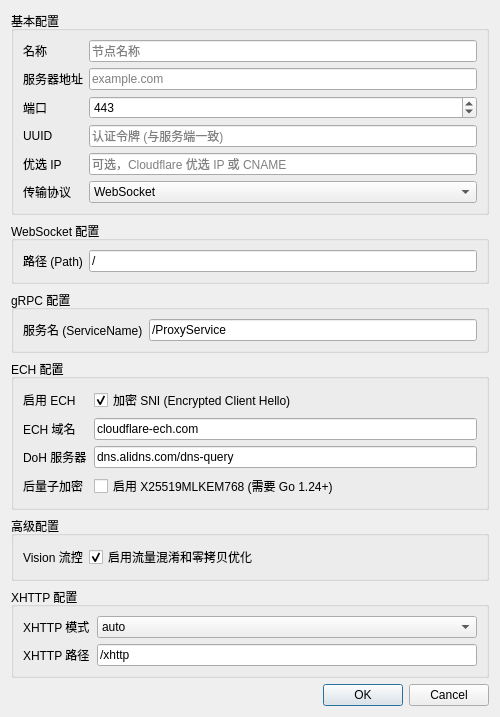
<?xml version="1.0" encoding="UTF-8"?>
<ui version="4.0">
 <class>EditNodeDialog</class>
 <widget class="QDialog" name="EditNodeDialog">
  <property name="geometry">
   <rect>
    <x>0</x>
    <y>0</y>
    <width>500</width>
    <height>550</height>
   </rect>
  </property>
  <property name="windowTitle">
   <string>编辑节点</string>
  </property>
  <layout class="QVBoxLayout" name="mainLayout">
   <!-- 基本配置 -->
   <item>
    <widget class="QGroupBox" name="basicGroup">
     <property name="title">
      <string>基本配置</string>
     </property>
     <layout class="QFormLayout" name="basicLayout">
      <item row="0" column="0">
       <widget class="QLabel" name="labelName">
        <property name="text">
         <string>名称</string>
        </property>
       </widget>
      </item>
      <item row="0" column="1">
       <widget class="QLineEdit" name="editName">
        <property name="placeholderText">
         <string>节点名称</string>
        </property>
       </widget>
      </item>
      <item row="1" column="0">
       <widget class="QLabel" name="labelAddress">
        <property name="text">
         <string>服务器地址</string>
        </property>
       </widget>
      </item>
      <item row="1" column="1">
       <widget class="QLineEdit" name="editAddress">
        <property name="placeholderText">
         <string>example.com</string>
        </property>
       </widget>
      </item>
      <item row="2" column="0">
       <widget class="QLabel" name="labelPort">
        <property name="text">
         <string>端口</string>
        </property>
       </widget>
      </item>
      <item row="2" column="1">
       <widget class="QSpinBox" name="spinPort">
        <property name="minimum">
         <number>1</number>
        </property>
        <property name="maximum">
         <number>65535</number>
        </property>
        <property name="value">
         <number>443</number>
        </property>
       </widget>
      </item>
      <item row="3" column="0">
       <widget class="QLabel" name="labelUUID">
        <property name="text">
         <string>UUID</string>
        </property>
       </widget>
      </item>
      <item row="3" column="1">
       <widget class="QLineEdit" name="editUUID">
        <property name="placeholderText">
         <string>认证令牌 (与服务端一致)</string>
        </property>
       </widget>
      </item>
      <item row="4" column="0">
       <widget class="QLabel" name="labelServerIP">
        <property name="text">
         <string>优选 IP</string>
        </property>
       </widget>
      </item>
      <item row="4" column="1">
       <widget class="QLineEdit" name="editServerIP">
        <property name="placeholderText">
         <string>可选，Cloudflare 优选 IP 或 CNAME</string>
        </property>
       </widget>
      </item>
      <item row="5" column="0">
       <widget class="QLabel" name="labelTransport">
        <property name="text">
         <string>传输协议</string>
        </property>
       </widget>
      </item>
      <item row="5" column="1">
       <widget class="QComboBox" name="comboTransport">
        <item>
         <property name="text">
          <string>WebSocket</string>
         </property>
        </item>
        <item>
         <property name="text">
          <string>gRPC</string>
         </property>
        </item>
        <item>
         <property name="text">
          <string>XHTTP</string>
         </property>
        </item>
       </widget>
      </item>
     </layout>
    </widget>
   </item>
   <!-- WebSocket 配置 -->
   <item>
    <widget class="QGroupBox" name="wsGroup">
     <property name="title">
      <string>WebSocket 配置</string>
     </property>
     <layout class="QFormLayout" name="wsLayout">
      <item row="0" column="0">
       <widget class="QLabel" name="labelWsPath">
        <property name="text">
         <string>路径 (Path)</string>
        </property>
       </widget>
      </item>
      <item row="0" column="1">
       <widget class="QLineEdit" name="editWsPath">
        <property name="text">
         <string>/</string>
        </property>
        <property name="placeholderText">
         <string>例如: /ws-path 或 /uuid</string>
        </property>
       </widget>
      </item>
     </layout>
    </widget>
   </item>
   <!-- gRPC 配置 -->
   <item>
    <widget class="QGroupBox" name="grpcGroup">
     <property name="title">
      <string>gRPC 配置</string>
     </property>
     <layout class="QFormLayout" name="grpcLayout">
      <item row="0" column="0">
       <widget class="QLabel" name="labelGrpcService">
        <property name="text">
         <string>服务名 (ServiceName)</string>
        </property>
       </widget>
      </item>
      <item row="0" column="1">
       <widget class="QLineEdit" name="editGrpcService">
        <property name="text">
         <string>/ProxyService</string>
        </property>
        <property name="placeholderText">
         <string>与服务端 GRPC_SERVICE 环境变量对应</string>
        </property>
       </widget>
      </item>
     </layout>
    </widget>
   </item>
   <!-- ECH 配置 -->
   <item>
    <widget class="QGroupBox" name="echGroup">
     <property name="title">
      <string>ECH 配置</string>
     </property>
     <layout class="QFormLayout" name="echLayout">
      <item row="0" column="0">
       <widget class="QLabel" name="labelEnableECH">
        <property name="text">
         <string>启用 ECH</string>
        </property>
       </widget>
      </item>
      <item row="0" column="1">
       <widget class="QCheckBox" name="checkEnableECH">
        <property name="text">
         <string>加密 SNI (Encrypted Client Hello)</string>
        </property>
        <property name="checked">
         <bool>true</bool>
        </property>
       </widget>
      </item>
      <item row="1" column="0">
       <widget class="QLabel" name="labelECHDomain">
        <property name="text">
         <string>ECH 域名</string>
        </property>
       </widget>
      </item>
      <item row="1" column="1">
       <widget class="QLineEdit" name="editECHDomain">
        <property name="text">
         <string>cloudflare-ech.com</string>
        </property>
       </widget>
      </item>
      <item row="2" column="0">
       <widget class="QLabel" name="labelDNS">
        <property name="text">
         <string>DoH 服务器</string>
        </property>
       </widget>
      </item>
      <item row="2" column="1">
       <widget class="QLineEdit" name="editDNS">
        <property name="text">
         <string>dns.alidns.com/dns-query</string>
        </property>
       </widget>
      </item>
      <item row="3" column="0">
       <widget class="QLabel" name="labelPQC">
        <property name="text">
         <string>后量子加密</string>
        </property>
       </widget>
      </item>
      <item row="3" column="1">
       <widget class="QCheckBox" name="checkEnablePQC">
        <property name="text">
         <string>启用 X25519MLKEM768 (需要 Go 1.24+)</string>
        </property>
        <property name="checked">
         <bool>false</bool>
        </property>
       </widget>
      </item>
     </layout>
    </widget>
   </item>
   <!-- 高级配置 -->
   <item>
    <widget class="QGroupBox" name="advancedGroup">
     <property name="title">
      <string>高级配置</string>
     </property>
     <layout class="QFormLayout" name="advancedLayout">
      <item row="0" column="0">
       <widget class="QLabel" name="labelFlow">
        <property name="text">
         <string>Vision 流控</string>
        </property>
       </widget>
      </item>
      <item row="0" column="1">
       <widget class="QCheckBox" name="checkEnableFlow">
        <property name="text">
         <string>启用流量混淆和零拷贝优化</string>
        </property>
        <property name="checked">
         <bool>true</bool>
        </property>
       </widget>
      </item>
     </layout>
    </widget>
   </item>
   <!-- XHTTP 配置 -->
   <item>
    <widget class="QGroupBox" name="xhttpGroup">
     <property name="title">
      <string>XHTTP 配置</string>
     </property>
     <layout class="QFormLayout" name="xhttpLayout">
      <item row="0" column="0">
       <widget class="QLabel" name="labelXHTTPMode">
        <property name="text">
         <string>XHTTP 模式</string>
        </property>
       </widget>
      </item>
      <item row="0" column="1">
       <widget class="QComboBox" name="comboXHTTPMode">
        <item>
         <property name="text">
          <string>auto</string>
         </property>
        </item>
        <item>
         <property name="text">
          <string>stream-one (双向流)</string>
         </property>
        </item>
        <item>
         <property name="text">
          <string>stream-down (分离上下行)</string>
         </property>
        </item>
       </widget>
      </item>
      <item row="1" column="0">
       <widget class="QLabel" name="labelXHTTPPath">
        <property name="text">
         <string>XHTTP 路径</string>
        </property>
       </widget>
      </item>
      <item row="1" column="1">
       <widget class="QLineEdit" name="editXHTTPPath">
        <property name="text">
         <string>/xhttp</string>
        </property>
       </widget>
      </item>
     </layout>
    </widget>
   </item>
   <!-- 弹性空间 -->
   <item>
    <spacer name="verticalSpacer">
     <property name="orientation">
      <enum>Qt::Vertical</enum>
     </property>
     <property name="sizeHint" stdset="0">
      <size>
       <width>20</width>
       <height>20</height>
      </size>
     </property>
    </spacer>
   </item>
   <!-- 按钮 -->
   <item>
    <widget class="QDialogButtonBox" name="buttonBox">
     <property name="orientation">
      <enum>Qt::Horizontal</enum>
     </property>
     <property name="standardButtons">
      <set>QDialogButtonBox::Cancel|QDialogButtonBox::Ok</set>
     </property>
    </widget>
   </item>
  </layout>
 </widget>
 <resources/>
 <connections>
  <connection>
   <sender>buttonBox</sender>
   <signal>accepted()</signal>
   <receiver>EditNodeDialog</receiver>
   <slot>accept()</slot>
  </connection>
  <connection>
   <sender>buttonBox</sender>
   <signal>rejected()</signal>
   <receiver>EditNodeDialog</receiver>
   <slot>reject()</slot>
  </connection>
 </connections>
</ui>
